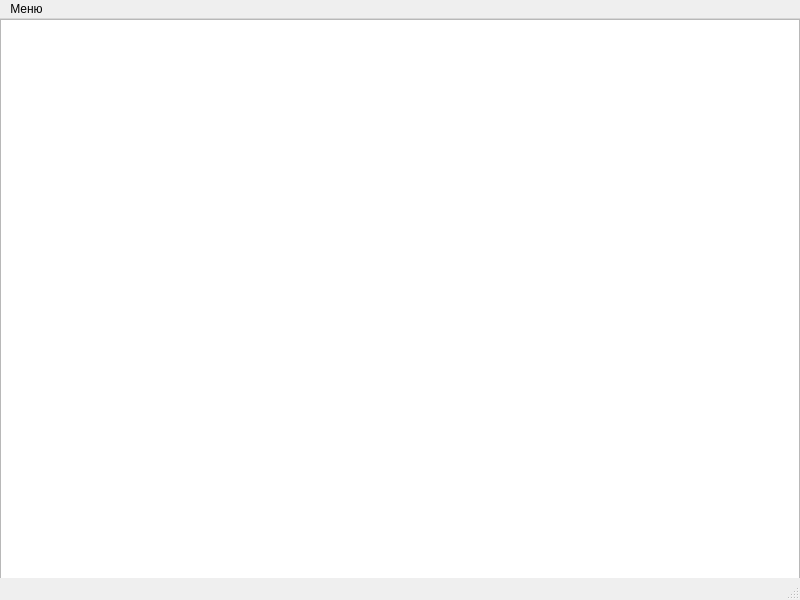
<?xml version="1.0" encoding="UTF-8"?>
<ui version="4.0">
 <class>MainWindow</class>
 <widget class="QMainWindow" name="MainWindow">
  <property name="geometry">
   <rect>
    <x>0</x>
    <y>0</y>
    <width>800</width>
    <height>600</height>
   </rect>
  </property>
  <property name="windowTitle">
   <string>MainWindow</string>
  </property>
  <widget class="QWidget" name="centralwidget">
   <widget class="QTextEdit" name="textEdit">
    <property name="geometry">
     <rect>
      <x>0</x>
      <y>0</y>
      <width>800</width>
      <height>600</height>
     </rect>
    </property>
   </widget>
  </widget>
  <widget class="QMenuBar" name="menubar">
   <property name="geometry">
    <rect>
     <x>0</x>
     <y>0</y>
     <width>800</width>
     <height>21</height>
    </rect>
   </property>
   <widget class="QMenu" name="menu">
    <property name="title">
     <string>Меню</string>
    </property>
    <addaction name="action"/>
    <addaction name="action_2"/>
    <addaction name="action_4"/>
    <addaction name="action_3"/>
   </widget>
   <addaction name="menu"/>
  </widget>
  <widget class="QStatusBar" name="statusbar"/>
  <action name="action">
   <property name="text">
    <string>Открыть </string>
   </property>
  </action>
  <action name="action_2">
   <property name="text">
    <string>Сохранить</string>
   </property>
  </action>
  <action name="action_3">
   <property name="text">
    <string>Создать</string>
   </property>
  </action>
  <action name="action_4">
   <property name="text">
    <string>Сохранить как</string>
   </property>
  </action>
 </widget>
 <resources/>
 <connections/>
</ui>
